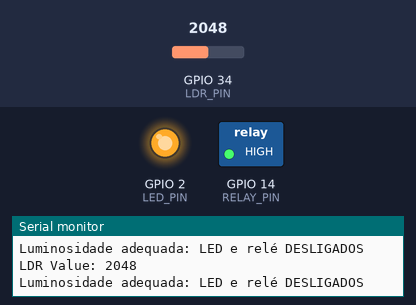
Recording of a sketch running on a simulated ESP32. Shown: switched loads named in the sketch (green lamp = pin HIGH), output pins drawn as LEDs (lit = HIGH), the last lines printed to the serial monitor. The test bench sets the inputs (shaded band); at power-on: GPIO 34 (LDR_PIN) = 2048.

Above: at 1.3 s.
1.4 s: GPIO 34 (LDR_PIN) set to 830
2.9 s: GPIO 34 (LDR_PIN) set to 772
At 4.2 s:
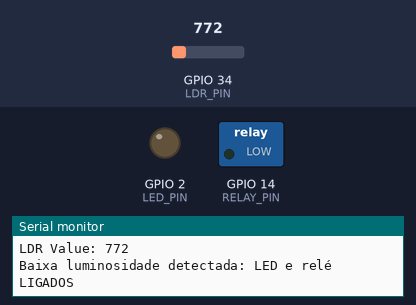
4.5 s: GPIO 34 (LDR_PIN) set to 840
At 5.5 s:
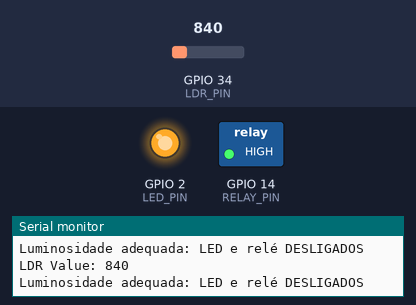
6.0 s: GPIO 34 (LDR_PIN) set to 760
At 6.6 s:
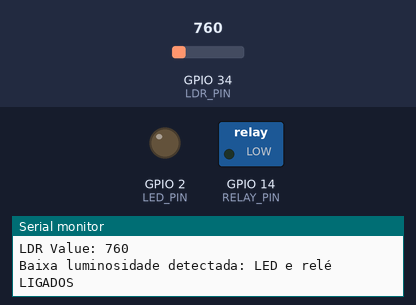
Timing chart, 0 to 8.5 s (numbered marks = the images above; inputs shaded):
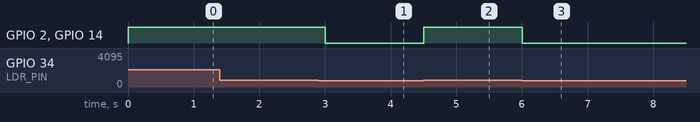

Measured:
- the behaviour switches between 800 and 799 on GPIO 34 (LDR_PIN) (found by bisection; images 0 and 1)
- after the input at 2.9 s, GPIO 2 (LED_PIN), GPIO 14 (RELAY_PIN): HIGH → LOW after 0.10 s
- after the input at 4.5 s, GPIO 2 (LED_PIN), GPIO 14 (RELAY_PIN): LOW → HIGH at once
- after the input at 6.0 s, GPIO 2 (LED_PIN), GPIO 14 (RELAY_PIN): HIGH → LOW at once

The sketch:

sketch.ino
```cpp
// Definições de pinos
#define RELAY_PIN 14   // Pino conectado ao relé
#define LED_PIN 2      // Pino conectado ao LED (pode ser o LED onboard)
#define LDR_PIN 34     // Pino ADC conectado ao LDR

// Limite para detecção de baixa luminosidade
#define LDR_THRESHOLD 800

void setup() {
    // Configura os pinos
    pinMode(RELAY_PIN, OUTPUT);
    pinMode(LED_PIN, OUTPUT);

    // Inicializa os estados
    digitalWrite(RELAY_PIN, LOW); // Relé desligado inicialmente
    digitalWrite(LED_PIN, LOW);   // LED desligado inicialmente

    Serial.begin(115200);
}

void loop() {
    int ldrValue = analogRead(LDR_PIN); // Lê o valor do LDR
    Serial.print("LDR Value: ");
    Serial.println(ldrValue);

    if (ldrValue < LDR_THRESHOLD) { // Detecta baixa luminosidade
        digitalWrite(RELAY_PIN, LOW); // Liga o relé
        digitalWrite(LED_PIN, LOW);   // Liga o LED
        Serial.println("Baixa luminosidade detectada: LED e relé LIGADOS");
    } else {
        digitalWrite(RELAY_PIN, HIGH);  // Desliga o relé
        digitalWrite(LED_PIN, HIGH);    // Desliga o LED
        Serial.println("Luminosidade adequada: LED e relé DESLIGADOS");
    }

    delay(500); // Aguarda 500ms antes de ler novamente
}
```
